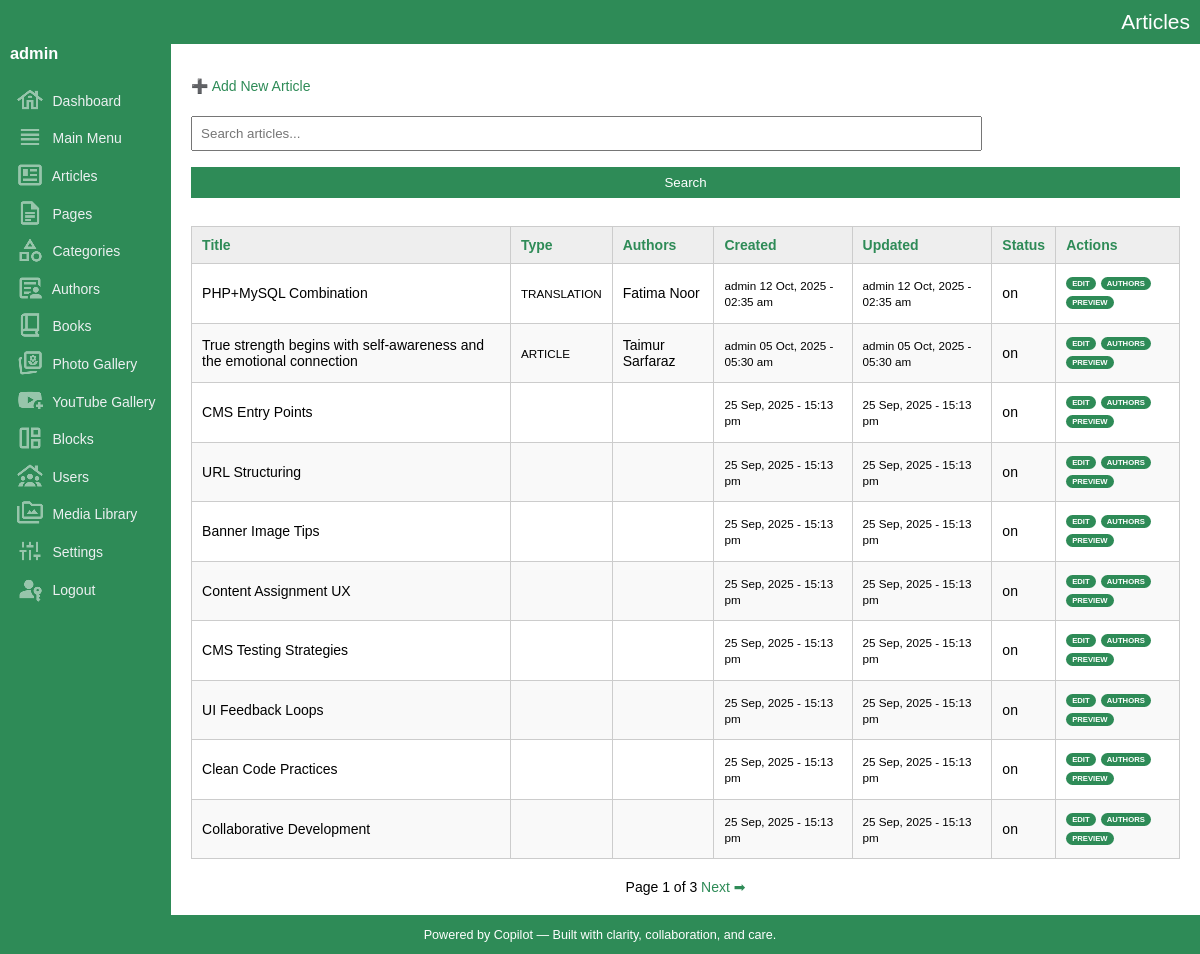
The page /admin/articles/list.php (signed in) on the database as committed earlier.
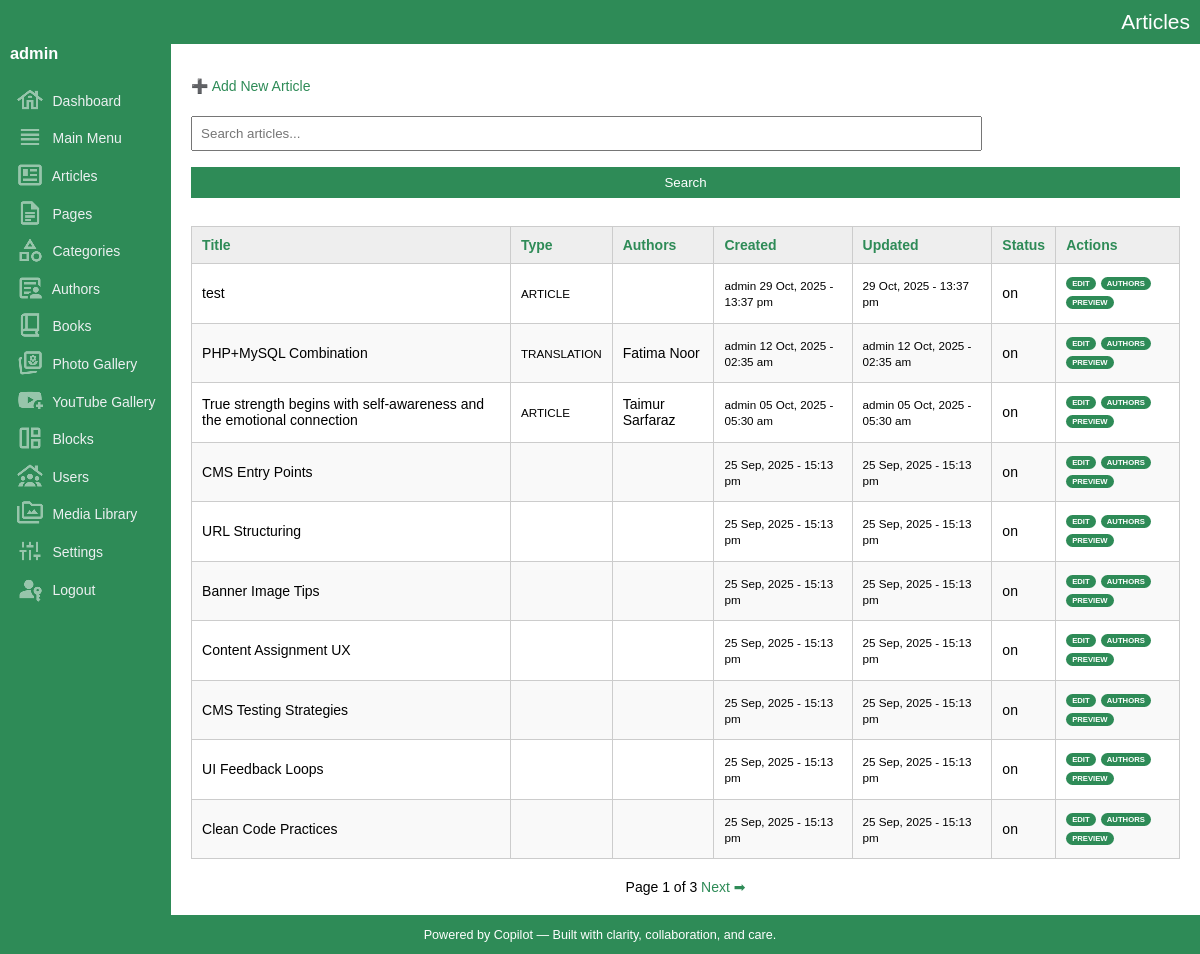
The same page on the database as committed later.
### tables this page shows
CREATE TABLE IF NOT EXISTS `articles` (
  `key_articles` int(10) UNSIGNED NOT NULL AUTO_INCREMENT,
  `key_media_banner` int(10) UNSIGNED DEFAULT '0',
  `document_number` varchar(50) NOT NULL DEFAULT '',
  `title` varchar(300) NOT NULL DEFAULT '',
  `title_sub` varchar(300) NOT NULL DEFAULT '',
  `article_snippet` varchar(1000) NOT NULL DEFAULT '',
  `article_content` mediumtext NOT NULL,
  `content_type` varchar(30) NOT NULL DEFAULT '',
  `book_indent_level` tinyint(4) NOT NULL DEFAULT '0',
  `url` varchar(200) NOT NULL DEFAULT '',
  `banner_image_url` varchar(2000) DEFAULT '',
  `sort` smallint(6) NOT NULL DEFAULT '0',
  `entry_date_time` timestamp NOT NULL DEFAULT CURRENT_TIMESTAMP,
  `update_date_time` timestamp NOT NULL DEFAULT CURRENT_TIMESTAMP,
  `created_by` int(10) UNSIGNED DEFAULT NULL,
  `updated_by` int(10) UNSIGNED DEFAULT NULL,
  `status` enum('draft','on','off') DEFAULT 'draft',
  PRIMARY KEY (`key_articles`),
  KEY `fk_articles_media` (`key_media_banner`),
  KEY `entry_date_time` (`entry_date_time`),
  KEY `update_date_time` (`update_date_time`),
  KEY `document_number` (`document_number`)
);

CREATE TABLE IF NOT EXISTS `users` (
  `key_user` int(10) UNSIGNED NOT NULL AUTO_INCREMENT,
  `key_media_banner` int(10) UNSIGNED NOT NULL,
  `name` varchar(200) NOT NULL DEFAULT '',
  `username` varchar(100) NOT NULL,
  `password_hash` varchar(255) NOT NULL,
  `email` varchar(200) DEFAULT NULL,
  `role` enum('admin','editor','viewer') DEFAULT 'viewer',
  `status` varchar(3) DEFAULT 'on',
  `entry_date_time` timestamp NULL DEFAULT CURRENT_TIMESTAMP,
  `update_date_time` timestamp NULL DEFAULT CURRENT_TIMESTAMP ON UPDATE CURRENT_TIMESTAMP,
  `phone` varchar(20) DEFAULT NULL,
  `address` text,
  `city` varchar(100) DEFAULT NULL,
  `state` varchar(100) DEFAULT NULL,
  `country` varchar(100) DEFAULT NULL,
  `description` text,
  `url` varchar(200) DEFAULT NULL,
  `banner_image_url` varchar(2000) NOT NULL,
  PRIMARY KEY (`key_user`),
  UNIQUE KEY `username` (`username`)
);

### admin/articles/list.php (the view, shortened to what this page needs)
<?php
include_once('../../dbconnection.php');
include_once('../functions.php');
include_once('../layout.php');
?>
<?php startLayout("Articles"); ?>
<p><a href="#" onclick="openModal()">➕ Add New Article</a></p>
<form method="get">
	<input type="text" name="q" placeholder="Search articles..." value="<?= htmlspecialchars($_GET['q'] ?? '') ?>">
	<input type="submit" value="Search">
</form>
<table>
	<thead>
		<tr>
			<th><?= sortLink('Title', 'title', $_GET['sort'] ?? '', $_GET['dir'] ?? '') ?></th>
			<th><?= sortLink('Type', 'content_type', $_GET['sort'] ?? '', $_GET['dir'] ?? '') ?></th>
			<th>Authors</th>
			<th><?= sortLink('Created', 'entry_date_time', $_GET['sort'] ?? '', $_GET['dir'] ?? '') ?></th>
			<th><?= sortLink('Updated', 'update_date_time', $_GET['sort'] ?? '', $_GET['dir'] ?? '') ?></th>
			<th><?= sortLink('Status', 'status', $_GET['sort'] ?? '', $_GET['dir'] ?? '') ?></th>
			<th>Actions</th>
		</tr>
	</thead>
	<tbody>
	<?php
	$limit = 10;
	$page = isset($_GET['page']) ? max(1, intval($_GET['page'])) : 1;
	$offset = ($page - 1) * $limit;
	$q = $_GET['q'] ?? '';
	$q = $conn->real_escape_string($q);
	$sort = $_GET['sort'] ?? 'entry_date_time';
	$dir = $_GET['dir'] ?? 'desc';
	$sql = "SELECT key_articles, title, content_type, article_snippet, entry_date_time, update_date_time, status FROM articles";
	$sql .= " ORDER BY $sort $dir LIMIT $limit OFFSET $offset";
	$result = $conn->query($sql);
	while ($row = $result->fetch_assoc()) {
		$keyArticles = $row['key_articles'];
		$content_type = strtoupper(str_replace("_", " ", $row['content_type']));
		$createdUpdated = $conn->query("SELECT
			a.key_articles,
			u1.username AS creator,
			u2.username AS updater
			FROM articles a
			LEFT JOIN users u1 ON a.created_by = u1.key_user
			LEFT JOIN users u2 ON a.updated_by = u2.key_user
			WHERE key_articles = $keyArticles")->fetch_assoc();
		$authRes = $conn->query("SELECT a.name FROM authors a JOIN article_authors aa ON a.key_authors = aa.key_authors WHERE aa.key_articles = $keyArticles");
		$authorNames = [];
		while ($a = $authRes->fetch_assoc()) {
		  $authorNames[] = $a['name'];
		}
		$authorDisplay = implode(', ', $authorNames);
		$date_created = date_format(date_create($row["entry_date_time"]), "d M, Y - H:i a");
		$date_updated = date_format(date_create($row["update_date_time"]), "d M, Y - H:i a");
		echo "<tr>
		<td>{$row['title']}</td>
		<td><small>$content_type</small></td>
		<td>" . htmlspecialchars($authorDisplay) . "</td>
		<td><small>{$createdUpdated['creator']} $date_created</small></td>
		<td><small>{$createdUpdated['updater']} $date_updated</small></td>
		<td>{$row['status']}</td>
		<td class='record-action-links'>
		  <a href='#' onclick='editItem({$row['key_articles']}, \"get_article.php\", [\"title\",\"title_sub\",\"article_snippet\",\"article_content\",\"url\",\"content_type\",\"book_indent_level\",\"banner_image_url\",\"key_media_banner\",\"sort\",\"status\"])'>Edit</a>
		  <a href='#' onclick='openAuthorModal({$row['key_articles']})'>Authors</a>
		  <a href='preview.php?id={$row['key_articles']}' target='_blank'>Preview</a>
		  <a href='delete.php?id={$row['key_articles']}' onclick='return confirm(\"Delete this article?\")' style='display:none'>Delete</a>
		</td>
		</tr>";
	}
	$countSql = "SELECT COUNT(*) AS total FROM articles";
	$countResult = $conn->query($countSql);
	$totalArticles = $countResult->fetch_assoc()['total'];
	$totalPages = ceil($totalArticles / $limit);
	?>
	</tbody>
</table>
<div id="pager">
	Page <?php echo $page; ?> of <?php echo $totalPages; ?>
	<?php if ($page < $totalPages): ?>
	<a href="?page=<?php echo $page + 1; ?>&q=<?php echo urlencode($q); ?>&sort=<?php echo urlencode($sort); ?>&dir=<?php echo urlencode($dir); ?>">Next ➡</a>
	<?php endif; ?>
</div>
<?php endLayout(); ?>

### admin/layout.php (shortened to what this page needs)
<?php
function startLayout($title = "Admin Panel") {
	$username = $_SESSION["username"];
	echo ('
	<!DOCTYPE html>
	<html>
	<div id="code-message"><span id="code-message-x" onclick="closeMessage();">X</span></div>
	<head>
		<title>' . $title . '</title>
		<link rel="stylesheet" href="../assets/css/style.css">
		<script src="../assets/js/scripts.js"></script>
	</head>
	<body>
	<header>' .
	$title
	. '</header>
	<div class="container">
		<div class="sidebar">
		<h3>' . $username. '</h3>
		<a href="../index.php"><img src="../assets/images/icon-dashboard.png" class="sidebar-icon"> Dashboard</a>
		<a href="../main_menu/list.php"><img src="../assets/images/icon-main-menu.png" class="sidebar-icon"> Main Menu</a>
		<a href="../articles/list.php"><img src="../assets/images/icon-articles.png" class="sidebar-icon"> Articles</a>
		<a href="../pages/list.php"><img src="../assets/images/icon-pages.png" class="sidebar-icon"> Pages</a>
		<a href="../categories/list.php"><img src="../assets/images/icon-categories.png" class="sidebar-icon"> Categories</a>
		<a href="../authors/list.php"><img src="../assets/images/icon-authors.png" class="sidebar-icon"> Authors</a>
		<a href="../books/list.php"><img src="../assets/images/icon-books.png" class="sidebar-icon"> Books</a>
		<a href="../photo_gallery/list.php"><img src="../assets/images/icon-photo-gallery.png" class="sidebar-icon"> Photo Gallery</a>
		<a href="../youtube_gallery/list.php"><img src="../assets/images/icon-youtube-gallery.png" class="sidebar-icon"> YouTube Gallery</a>
		<a href="../blocks/list.php"><img src="../assets/images/icon-blocks.png" class="sidebar-icon"> Blocks</a>
		<a href="../users/list.php"><img src="../assets/images/icon-users.png" class="sidebar-icon"> Users</a>
		<a href="../media_library/list.php"><img src="../assets/images/icon-media-library.png" class="sidebar-icon"> Media Library</a>
		<a href="../settings/list.php"><img src="../assets/images/icon-settings.png" class="sidebar-icon"> Settings</a>
		<a href="../users/logout.php"><img src="../assets/images/icon-logout.png" class="sidebar-icon"> Logout</a>
		</div>
		<div id="info-modal" class="modal">
			<h3 id="info-modal-title">Info</h3>
			<div id="info-modal-content" style="max-height:400px; overflow-y:auto;"></div>
			<p><button type="button" onclick="closeInfoModal()">Close</button></p>
		</div>
		<div class="main">
	');
}
function endLayout() {
	echo ('
		</div>
		</div>
		<footer>
			Powered by Copilot &mdash; Built with clarity, collaboration, and care.
		</footer>
		</body>
		</html>
	');
}
?>

### admin/functions.php (shortened to what this page needs)
<?php
function sortLink($label, $column, $currentSort, $currentDir) {
	$newDir = ($currentSort === $column && $currentDir === 'asc') ? 'desc' : 'asc';
	$icon = '';
	$query = $_GET;
	$query['sort'] = $column;
	$query['dir'] = $newDir;
	$url = '?' . http_build_query($query);
	return "<a href=\"$url\">$label$icon</a>";
}
?>

### admin/assets/css/style.css (style rules this page uses)
body { margin:0; font-family:Arial, sans-serif; font-size:14px; }
a { color:seagreen; text-decoration:none; }
header { color:#FFF; background:seagreen; padding:10px; text-align:right; font-size:1.5em; }
.container { display:flex; background:#fff; min-height:100vh; }
.sidebar { background:seagreen; color:#fff; padding:0 10px; }
.sidebar h3 { margin:0 0 20px 0; }
.sidebar a { display:block; color:#ecf0f1; padding:0.2em 0.4em 0.2em 0.4em; border-radius:4px; }
.sidebar-icon { vertical-align:middle; display:inline-block; margin:0 5px 4px 0; opacity:.5; }
.main { flex:1; padding:20px; border-radius:20px; }
table { width:100%; border-collapse:collapse; margin-top:20px; }
table th, table td { padding:10px; border:1px solid #ccc; text-align:left; }
table th { background:#eee; color:seagreen; }
tr:nth-child(even) { background:#f9f9f9; }
form input[type="text"], form input[type="url"], form input[type="tel"], form input[type="email"] { width:80%; padding:8px; margin:8px 0; box-sizing:border-box; }
form textarea, form input[type="submit"] { width:100%; padding:8px; margin:8px 0; box-sizing:border-box; }
form input[type="submit"] { background:seagreen; color:#fff; border:none; cursor:pointer; }
.record-action-links { text-transform:uppercase; font-size:.55em; font-weight:bold; word-spacing:3px; line-height:250%; max-width:150px; }
.record-action-links a { background-color:seagreen; color:#FFF; border-radius:30px; padding:2px 6px 2px 6px; }
#pager { margin-top:20px; text-align:center; }
footer { background:seagreen; color:#FFF; text-align:center; padding:1em; font-size:0.9em; }

Rows that differ between the two databases and show on the page:
no longer on this page (row unchanged): articles: title "Collaborative Development", entry_date_time "25 Sep, 2025 - 15:13 pm", update_date_time "25 Sep, 2025 - 15:13 pm", status "on"
added articles: title "test", content_type "ARTICLE", users.username "admin", entry_date_time "29 Oct, 2025 - 13:37 pm", update_date_time "29 Oct, 2025 - 13:37 pm", status "on"
